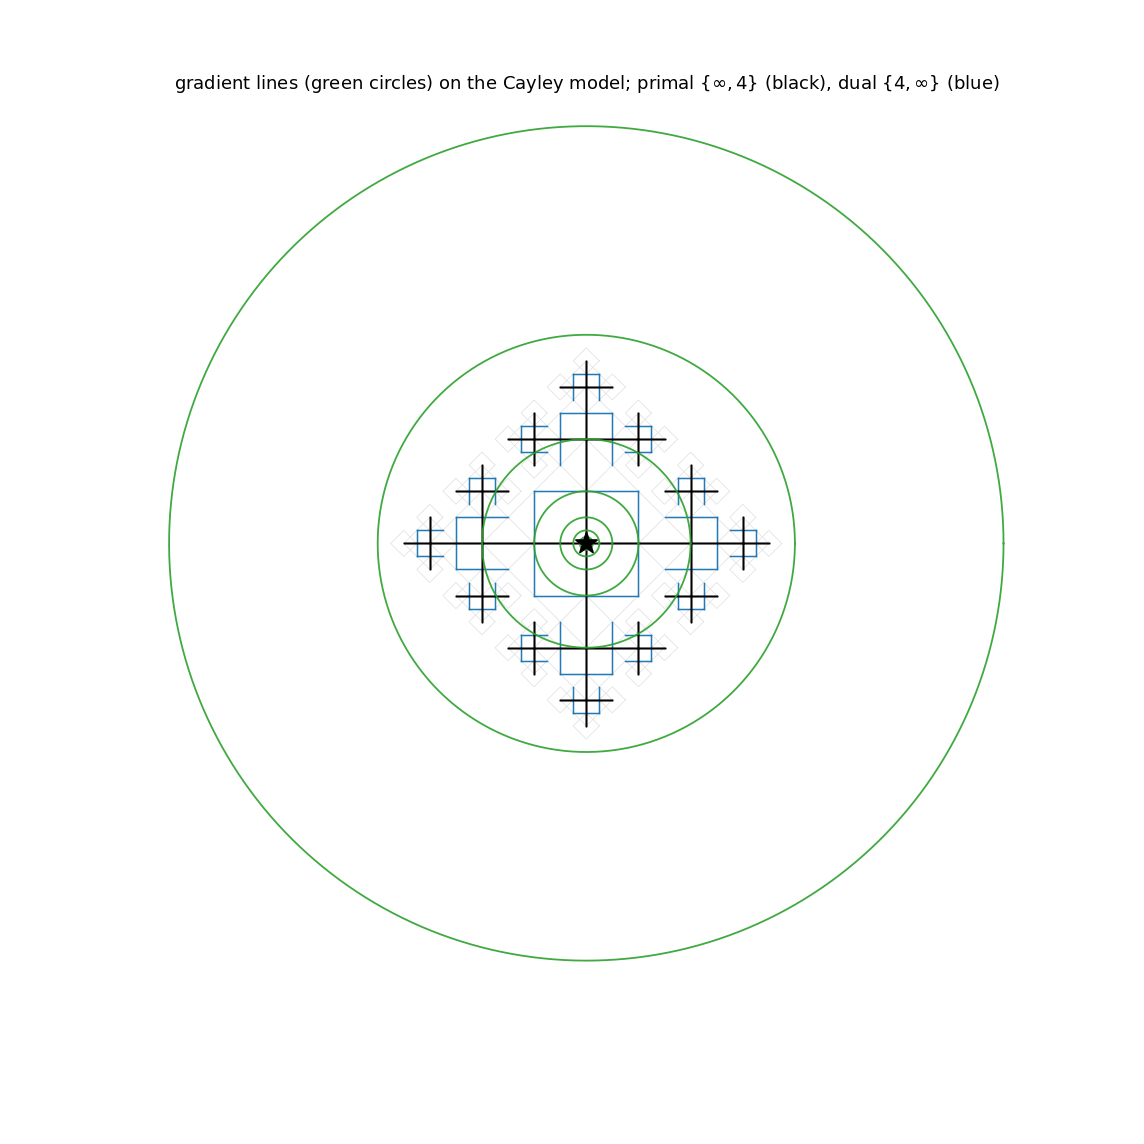

Write the Python code that produced this figure.
#!/usr/bin/env python3
"""
035 — Gradient lines (green) of a on the Cayley model.

The gradient lines of a = -x/y in H^2 are the concentric circles x^2+y^2=const
(orthogonal to the level lines, the rays).  In the Cayley model (the straightened
Euclidean embedding of the F2 = T4 tree) the analog is the family of concentric
circles centred at the tree root; they are orthogonal to the radial level lines
that radiate from the root.

Overlaid: primal {inf,4} tree (black), dual {4,inf} (blue perpendicular
bisectors), and the gradient lines (green circles).  The circles cut the tree
edges and the blue bisectors orthogonally.

STATUS: gradient lines = circles is the exact H^2 fact (034), drawn here in the
Cayley straightening (the root plays the role of the H^2 cusp 0).
"""

import numpy as np
import matplotlib
matplotlib.use("Agg")
import matplotlib.pyplot as plt
from math import sin, cos, radians, pi

NUMSTEPS = 4


def build_cayley(numsteps):
    squares = {}
    edges = []

    def branch(cx, cy, angle, step, squares, edges, parent):
        step -= 1
        if step < 0:
            return
        R = 2.0 ** step
        key = (round(cx, 9), round(cy, 9), round(R, 9))
        if key not in squares:
            squares[key] = (cx, cy, R)
        if parent is not None:
            edges.append((parent, (cx, cy)))
        a = radians(angle)
        nx = cx + R * (-sin(a))
        ny = cy + R * (cos(a))
        for da in (-90, 0, 90):
            branch(nx, ny, angle + da, step, squares, edges, (cx, cy))

    for angle in (0, 90, 180, -90):
        branch(0.0, 0.0, angle, numsteps, squares, edges, None)
    return squares, edges


def main():
    squares, edges = build_cayley(NUMSTEPS)

    fig, ax = plt.subplots(figsize=(8.8, 8.8))

    # square border (light)
    for (cx, cy, R) in squares.values():
        pts = np.array([(cx + R, cy), (cx, cy + R), (cx - R, cy), (cx, cy - R)])
        ax.plot(np.append(pts[:, 0], pts[0, 0]), np.append(pts[:, 1], pts[0, 1]),
                color="0.88", lw=0.4)

    # dual {4,inf} (blue perpendicular bisectors)
    for (p, q) in edges:
        mx, my = (p[0] + q[0]) / 2.0, (p[1] + q[1]) / 2.0
        dx, dy = q[0] - p[0], q[1] - p[1]
        L = np.hypot(dx, dy)
        px, py = -dy / L, dx / L
        ax.plot([mx - px * L / 2, mx + px * L / 2],
                [my - py * L / 2, my + py * L / 2],
                color="tab:blue", lw=0.7, alpha=0.7, zorder=2)

    # primal tree (black)
    for (p, q) in edges:
        ax.plot([p[0], q[0]], [p[1], q[1]], color="k", lw=0.8, zorder=3)

    # gradient lines (green concentric circles centred at the root)
    th = np.linspace(0, 2 * pi, 500)
    for R in [0.5, 1.0, 2.0, 4.0, 8.0, 16.0, 32.0]:
        ax.plot(R * np.cos(th), R * np.sin(th), color="tab:green", lw=1.0,
                alpha=0.9, zorder=4)

    ax.scatter([0], [0], marker="*", s=150, color="k", zorder=6)
    ax.set_aspect("equal"); ax.set_xticks([]); ax.set_yticks([])
    for sp in ax.spines.values():
        sp.set_visible(False)
    ax.set_xlim(-34, 34); ax.set_ylim(-34, 34)
    ax.set_title(r"gradient lines (green circles) on the Cayley model; "
                 r"primal $\{\infty,4\}$ (black), dual $\{4,\infty\}$ (blue)",
                 fontsize=10)
    fig.subplots_adjust(top=0.94)
    out = "/Users/mingli/AEG/aeg-paper/notes/general/035-gradient-cayley.png"
    fig.savefig(out, dpi=130)
    print("saved:", out)


if __name__ == "__main__":
    main()
